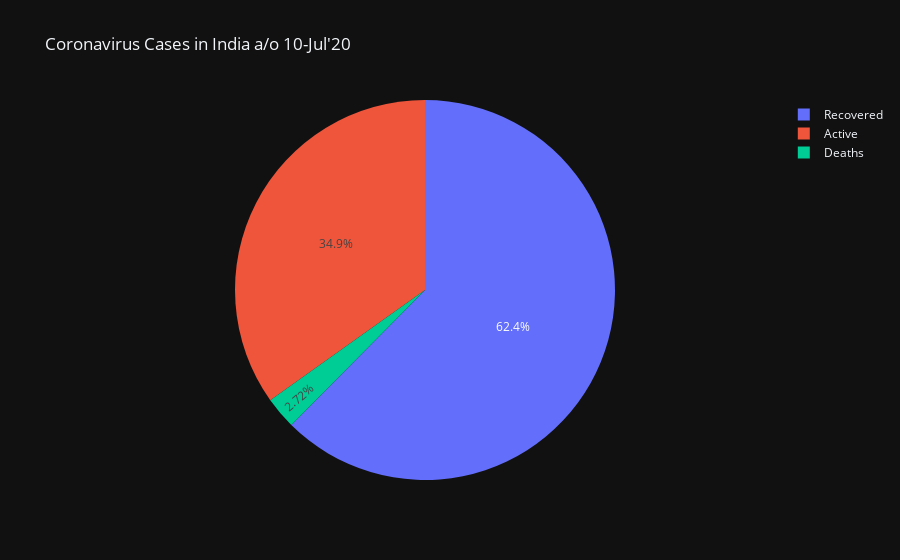

Notebook cell for this chart:
### Code cell
columns=['Active','Recovered','Deaths']
IndiaPercDF=IndiaTotalDF.set_index('Date')[columns]
IndiaPercDF=IndiaPercDF.div(IndiaPercDF.sum(axis=1), axis=0).multiply(100)
IndiaPercDF.reset_index(inplace=True)

fig=go.Figure(data=go.Pie(labels=columns,
                values=[IndiaPercDF.iloc[IndiaPercDF['Date'].idxmax(axis=1)]['Active'],
                        IndiaPercDF.iloc[IndiaPercDF['Date'].idxmax(axis=1)]['Recovered'],
                       IndiaPercDF.iloc[IndiaPercDF['Date'].idxmax(axis=1)]['Deaths']
                       ]),layout={'template':'plotly_dark'})
fig.update_layout(title_text="Coronavirus Cases in India a/o "+IndiaTotalDF['Date'].max().strftime("%d-%b'%y"))
fig.show()
meltedDF=pd.melt(IndiaPercDF[columns[::-1]+['Date']],id_vars=['Date'], var_name='Value Type', value_name='Share Percentage')

### Figure 1 — Plotly figure (JSON) as saved in the notebook; plotly's stock layout.template omitted (floating-point values rounded to 4 significant figures)
{"data": [{"labels": ["Active", "Recovered", "Deaths"], "type": "pie", "values": [34.86, 62.42, 2.722]}], "layout": {"title": {"text": "Coronavirus Cases in India a/o 10-Jul'20"}}}
